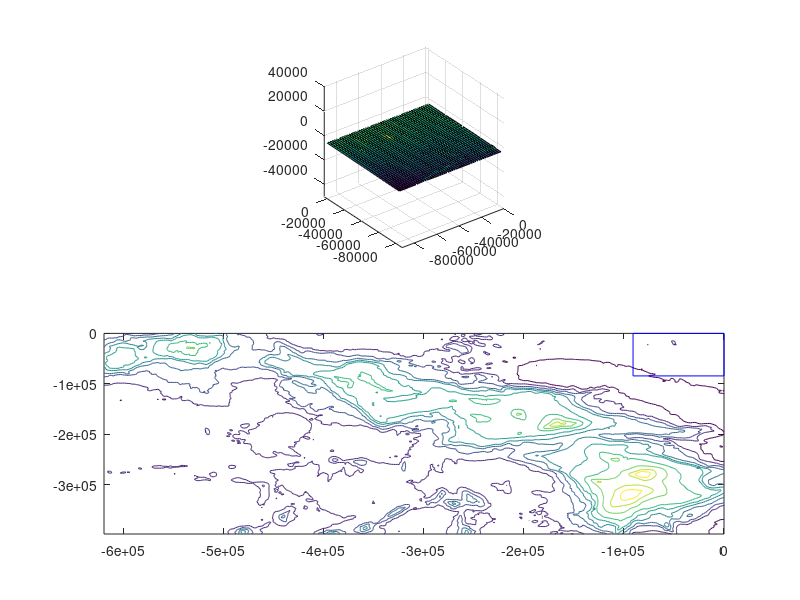

Write MATLAB code to recreate this figure. (Note: this script raises an error after producing the figure.)
function exploremap()
%EXPLOREMAP is an interactive 3D map of the main Hawaiian islands
% The EXPLOREMAP function takes in no inputs and returns no outputs
% It loads longitude, lattitude, and elevation data, creates a boundary
% box, and plots a surface which represents a section of overall terrain
% map. The terrain map is drawn in a subplot below the surface plot and
% shows the overall terrain along with the boundary lines that translate to
% the boundaries of the surface plot.

%Header stuff goes here
%{
Name: Devesh Bhura
ITP 168
Fall 2017 HW9
dbhura@usc.edu
------------------------------
Date: 11/10/2017

Version 1: The function takes in data from a mat file and then ses it it
create a map which one can explore and navigate

Status: Works
%}



%load data
E=load('Data9.mat','ELEV');
x=load('Data9.mat', 'X');    
y=load('Data9.mat', 'Y');


%we now have access to the variables X,Y ELEV

%initialises variable xdiff and ydiff
xdiff=[];
ydiff=[];


%calculate the differences between each element in X and Y and store it in
%xdiff and ydiff
for i=2:size(x.X,2)
    
    xdiff(1,i)=x.X(1,i)-x.X(1,i-1);

end

for i=2:size(y.Y,1)
    
    ydiff(i,1)=y.Y(i,1)-y.Y(i-1,1);

end

%create a vector of zeros xmeters and ymeters which will stores the x and
%y values in meters
xmeters=zeros(size(x.X,1),size(x.X,2));
ymeters=zeros(size(y.Y,1),size(y.Y,2));


%calculate the values of the X and Y vectors in METERS and stores in
%respective variables
for i=2:size(xdiff,2)
    
    xmeters(1,i)=xmeters(1,i-1)+(6.371*(10^6)*tand(xdiff(1,i)));
    
    
end

for i=2:size(ydiff,1)
    
    ymeters(i,1)=ymeters(i-1,1)+(6.371*(10^6)*tand(ydiff(i,1)));
    
    
end

%finds dimensions of the ELEV variable to determine the number of rows and
%columns
Erow=size(E.ELEV,1);
Ecolumn=size(E.ELEV,2);

%build grid
[xgrid, ygrid]=meshgrid(xdiff,ydiff);

%determines boundary box size
bound=50;

%gives starting and ending X and Y points
xstart=1;
xend=bound;
ystart=1;
yend=bound;

%determines how many points will shift when we move
move=10;

%create the vectors for the boundary box (two elements in each)

xTop = [xmeters(xstart) xmeters(xend)];
yTop = [ymeters(yend) ymeters(yend)];
xBottom = [xmeters(xstart) xmeters(xend)];
yBottom = [ymeters(ystart) ymeters(ystart)];
xLeft=[xmeters(xstart) xmeters(xstart)];
yLeft=[ymeters(ystart) ymeters(yend)];
xRight=[xmeters(xend) xmeters(xend)];
yRight=[ymeters(ystart) ymeters(yend)];


%plot first grid (use the value of the boundary box size)
%plotgrid=plot(xgrid(xstart:xend,xstart:xend),ygrid(ystart:yend,ystart:yend));

%calls subplot and plots the surface
subplot(2,1,1)

surfplot = surf(xmeters(xstart:xend),ymeters(ystart:yend),E.ELEV(xstart:xend,ystart:yend));


%set the axis to equal
axis equal

%call subplots and plots the entire contour map 
subplot(2,1,2)
contour(xmeters,ymeters,E.ELEV);
hold on

%plots the boundary box
top=plot(xTop,yTop,'b');
bottom=plot(xBottom,yBottom,'b');
left=plot(xLeft,yLeft,'b');
right=plot(xRight,yRight,'b');


set(gcf,'KeyPressFcn',@callback);
set(gcf,'CurrentCharacter','n');
while (true)
    choose = get(gcf,'CurrentCharacter');
    switch choose
        case 'w'
            %the user wants to move south, so changes the boundary box
            %accordingly
            
            if (ystart-move)<1
                
                ystart=1;
                yend=bound;
                disp(xstart)
                disp(xend);
                
            else
                
                ystart=ystart-move;
                yend=yend-move;
                
            end
            
            
        case 's'
            %the user wants to move north, so changes the boundary box
            %accordingly
            if yend+move>size(ymeters,1)
                
                ystart=yend-bound+1;
                yend=size(ymeters,1);
                
            else
                
                ystart=ystart+move;
                yend=yend+move;
                
            end
            
        case 'd'
            %the user wants to move west, so changes the boundary box
            %accordingly
            
            if (xstart-move)<1
                
                 xstart=1;
                 xend=bound;
                
            else
                
                xstart=xstart-move;
                xend=xend-move;
                
            end
            
        case 'a'
            %the user wants to move east, so changes the boundary box
            %accordingly
            l=size(xmeters,2);
            if xend+move>l
                
                xstart=l-bound+1;
                xend=l;
                
            elseif xend+move<=l
                
                xstart=xstart+move;
                xend=xend+move;
                
            end
            
        case 'q'
            %user quits
            break;
    end;
    set(gcf,'CurrentCharacter','n');
    
    
%calculates NEW boundary box X and Y values (for all 4 lines) & values for 
%the first subplot
xTop = [xmeters(xstart) xmeters(xend)];
yTop = [ymeters(yend) ymeters(yend)];
xBottom = [xmeters(xstart) xmeters(xend)];
yBottom = [ymeters(ystart) ymeters(ystart)];
xLeft=[xmeters(xstart) xmeters(xstart)];
yLeft=[ymeters(ystart) ymeters(yend)];
xRight=[xmeters(xend) xmeters(xend)];
yRight=[ymeters(ystart) ymeters(yend)];
surfx=xmeters(xstart:xend);
surfy=ymeters(ystart:yend);
surfz=E.ELEV(ystart:yend,xstart:xend);
    
%use set function to set XData and YData for the boundary lines and the
%surface plot
    set(top,'XData',xTop);
    set(top,'YData',yTop);
    set(bottom,'XData',xBottom);
    set(bottom,'YData',yBottom);
    set(right,'XData',xRight);
    set(right,'YData',yRight);
    set(left,'XData',xLeft);
    set(left,'YData',yLeft);
    set(surfplot,'XData',surfx);
    set(surfplot,'YData',surfy);
    set(surfplot,'ZData',surfz);
    
    
    %calls drawnow function
    drawnow;
end;
end


function callback(hObject, callbackdata)

end